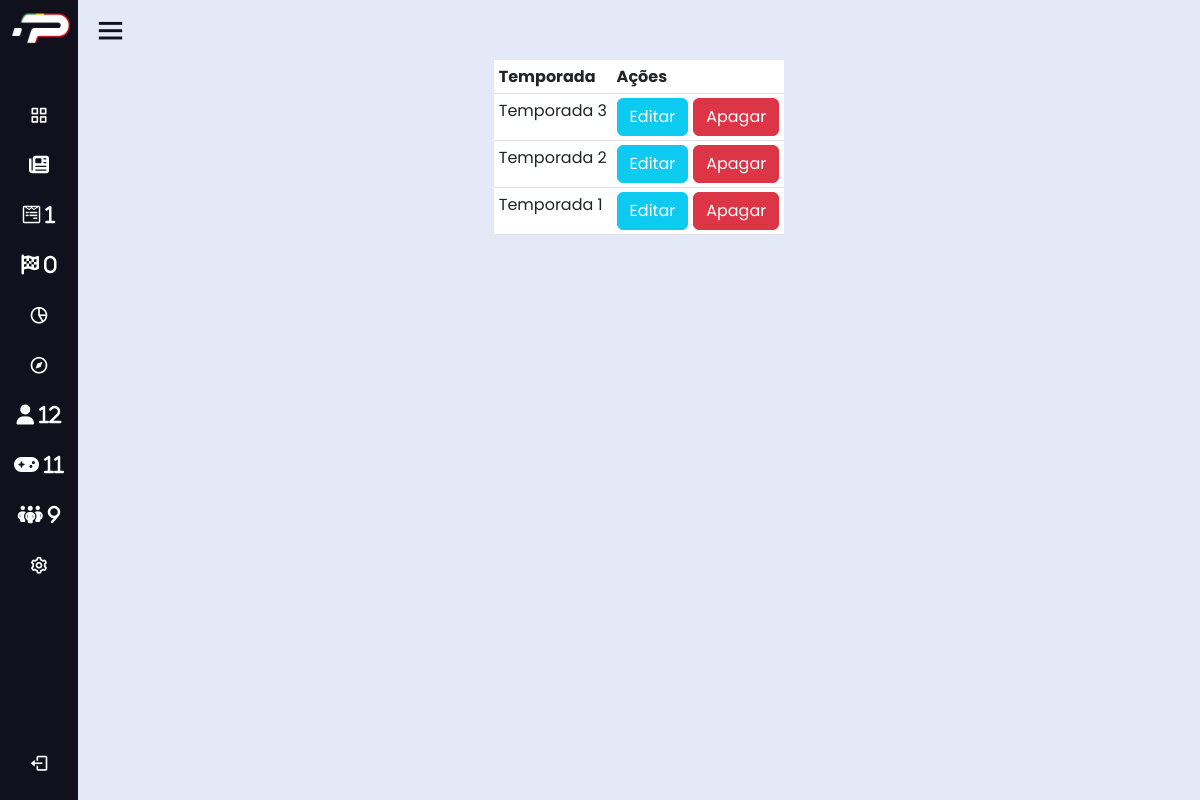
/VerTemporadas.php (signed in), run on the app's committed database.
### tables this page shows
CREATE TABLE `temporada` (
  `id_temporada` int NOT NULL,
  `nome_temporada` varchar(30) NOT NULL
);

### VerTemporadas.php (the view, shortened to what this page needs)
<?php
include("session.php");
$query = 'SELECT * FROM temporada ORDER BY `temporada`.`id_temporada` DESC;';
?>
<html lang="en" dir="ltr">
    <head>
        <link rel="stylesheet" href="./css/admin.css">
        <link rel="stylesheet" href="https://cdnjs.cloudflare.com/ajax/libs/font-awesome/6.2.1/css/all.min.css" />
        <link href='https://unpkg.com/boxicons@2.0.7/css/boxicons.min.css' rel='stylesheet'>
        <link href="https://cdn.jsdelivr.net/npm/bootstrap@5.3.0-alpha1/dist/css/bootstrap.min.css" rel="stylesheet">
    </head>
<body>
    <?php include("navbarback.php"); ?>
    <section class="home-section">
        <div class="home-content">
            <i class='bx bx-menu'></i>
        </div>
        <div class="teste">
            <table class="table table-sm">
                <thead>
                    <tr>
                        <th>Temporada</th>
                        <th>Ações</th>
                    </tr>
                </thead>
<?php
                echo '<tbody>';
                $result = mysqli_query($db, $query);
                while ($row = mysqli_fetch_array($result)) {
                    echo '<tr>';
                    echo '<td>' . $row['nome_temporada'] . '</td>';
                    echo '<td>';
                    echo '<div class="btn-group">';
                    echo '
                        <form style="margin-right:5px" action="EditarTemporada.php" method="post">
                            <input type="hidden" name="id_temporada" value="' . $row['id_temporada'] . '">
                            <button type="submit" class="btn btn-info" style="color: white";>Editar</button>
                        </form>';
                    echo '
                    <form action="DeleteUser.php" method="post">
                        <button type="button" onclick="GetId(' . $row['id_temporada'] . ')" class="btn btn-danger" data-bs-toggle="modal" data-bs-target="#deleteModal">Apagar</button>
                    </form>';
                    echo '</div>';
                }
                echo '</tbody>';
                echo '</table>';
?>
        </div>
    </section>
</body>
</html>

### css/admin.css (style rules this page uses)
* { margin: 0; padding: 0; box-sizing: border-box; font-family: "Poppins", sans-serif; }
.home-section { position: relative; background: #e4e9f7; height: 100vh; left: 260px; width: calc(100% - 260px); transition: all 0.5s ease; }
.sidebar.close ~ .home-section { left: 78px; width: calc(100% - 78px); }
.home-section .home-content { height: 60px; display: flex; align-items: center; }
.home-section .home-content .bx-menu, .home-section .home-content .text { color: #11101d; font-size: 35px; }
.home-section .home-content .bx-menu { margin: 0 15px; cursor: pointer; }
.teste { margin-inline: auto; width: fit-content; }
.teste td, .teste th { padding-inline: 0.3em !important; }

### data on the page
temporada: nome_temporada "Temporada 3"
temporada: nome_temporada "Temporada 2"
temporada: nome_temporada "Temporada 1"

### other printed values
$count "1"
$count2 "0"
$count1 "12"
$count3 "11"
$count4 "9"
